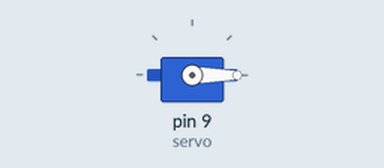
This sketch was run on a simulated Arduino Uno, built with avr-gcc and run on an emulated ATmega328P. Shown: servo.

Above: at 0.05 s.
At 1.75 s:
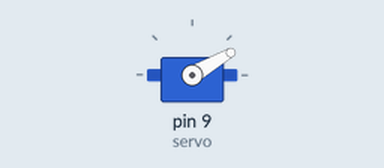
At 3.5 s:
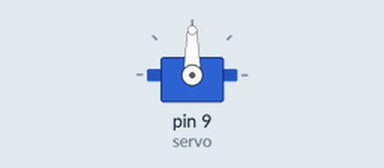
At 7.0 s:
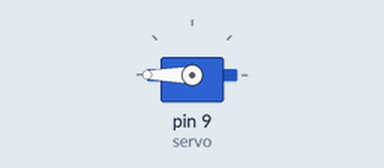
Timing chart, 0 to 9.1 s (numbered marks = the images above):
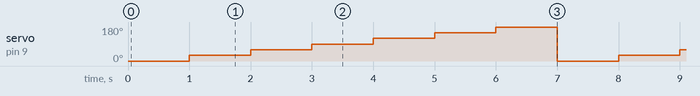

The sketch:

Servo_Motor.ino
```cpp
# include <Servo.h>

Servo servo;

void setup() {
  // put your setup code here, to run once:
  servo.attach(9, 600, 2300);
}

void loop() {
  // put your main code here, to run repeatedly:
  servo.write(0);
  delay(1000);

  servo.write(30);
  delay(1000);

  servo.write(60);
  delay(1000);

  servo.write(90);
  delay(1000);

  servo.write(120);
  delay(1000);

  servo.write(150);
  delay(1000);

  servo.write(180);
  delay(1000);


}
```

Measured:
- by itself, servo on pin 9 (servo): repeats every 7.0 s: 60° 1.0 s, 90° 1.0 s, 120° 1.0 s, 150° 1.0 s, 180° 1.0 s, 0° 1.0 s, 30° 1.0 s
